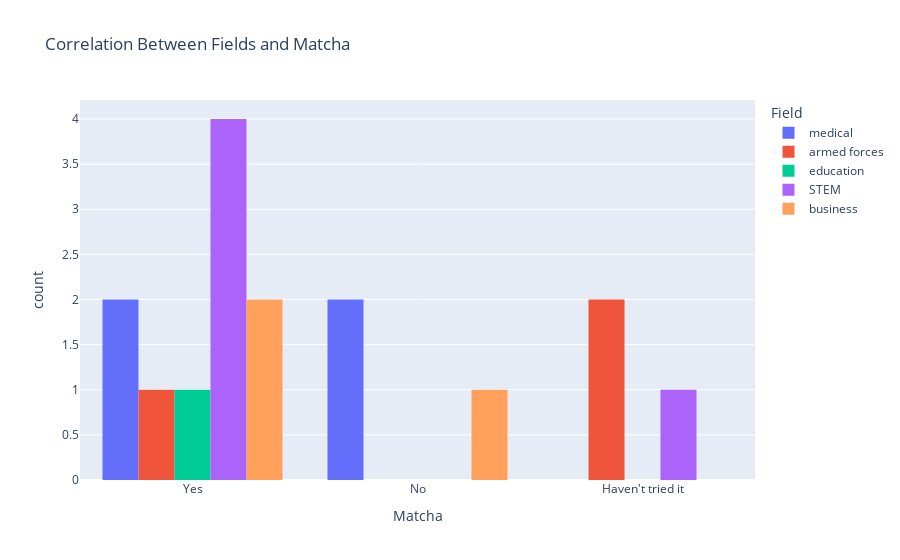

Here is the notebook cell this chart was saved with:
### Markdown cell above
### Matcha

### Code cell
fig = px.histogram(survey, x = 'Matcha', title = 'Correlation Between Fields and Matcha', 
                   barmode = 'group', color = 'Field')
fig.show()
# matcha = smart

### Figure 1 — Plotly figure (JSON) as saved in the notebook; plotly's stock layout.template omitted (floating-point values rounded to 4 significant figures)
{"data": [{"alignmentgroup": "True", "bingroup": "x", "hovertemplate": "Field=medical<br>Matcha=%{x}<br>count=%{y}<extra></extra>", "legendgroup": "medical", "marker": {"color": "#636efa", "pattern": {"shape": ""}}, "name": "medical", "offsetgroup": "medical", "orientation": "v", "showlegend": true, "type": "histogram", "x": ["Yes", "No", "Yes", "No"], "xaxis": "x", "yaxis": "y"}, {"alignmentgroup": "True", "bingroup": "x", "hovertemplate": "Field=armed forces<br>Matcha=%{x}<br>count=%{y}<extra></extra>", "legendgroup": "armed forces", "marker": {"color": "#EF553B", "pattern": {"shape": ""}}, "name": "armed forces", "offsetgroup": "armed forces", "orientation": "v", "showlegend": true, "type": "histogram", "x": ["Haven't tried it", "Haven't tried it", "Yes"], "xaxis": "x", "yaxis": "y"}, {"alignmentgroup": "True", "bingroup": "x", "hovertemplate": "Field=education<br>Matcha=%{x}<br>count=%{y}<extra></extra>", "legendgroup": "education", "marker": {"color": "#00cc96", "pattern": {"shape": ""}}, "name": "education", "offsetgroup": "education", "orientation": "v", "showlegend": true, "type": "histogram", "x": ["Yes"], "xaxis": "x", "yaxis": "y"}, {"alignmentgroup": "True", "bingroup": "x", "hovertemplate": "Field=STEM<br>Matcha=%{x}<br>count=%{y}<extra></extra>", "legendgroup": "STEM", "marker": {"color": "#ab63fa", "pattern": {"shape": ""}}, "name": "STEM", "offsetgroup": "STEM", "orientation": "v", "showlegend": true, "type": "histogram", "x": ["Yes", "Yes", "Yes", "Yes", "Haven't tried it"], "xaxis": "x", "yaxis": "y"}, {"alignmentgroup": "True", "bingroup": "x", "hovertemplate": "Field=business<br>Matcha=%{x}<br>count=%{y}<extra></extra>", "legendgroup": "business", "marker": {"color": "#FFA15A", "pattern": {"shape": ""}}, "name": "business", "offsetgroup": "business", "orientation": "v", "showlegend": true, "type": "histogram", "x": ["No", "Yes", "Yes"], "xaxis": "x", "yaxis": "y"}], "layout": {"barmode": "group", "legend": {"title": {"text": "Field"}, "tracegroupgap": 0}, "title": {"text": "Correlation Between Fields and Matcha"}, "xaxis": {"anchor": "y", "domain": [0, 1], "title": {"text": "Matcha"}}, "yaxis": {"anchor": "x", "domain": [0, 1], "title": {"text": "count"}}}}
